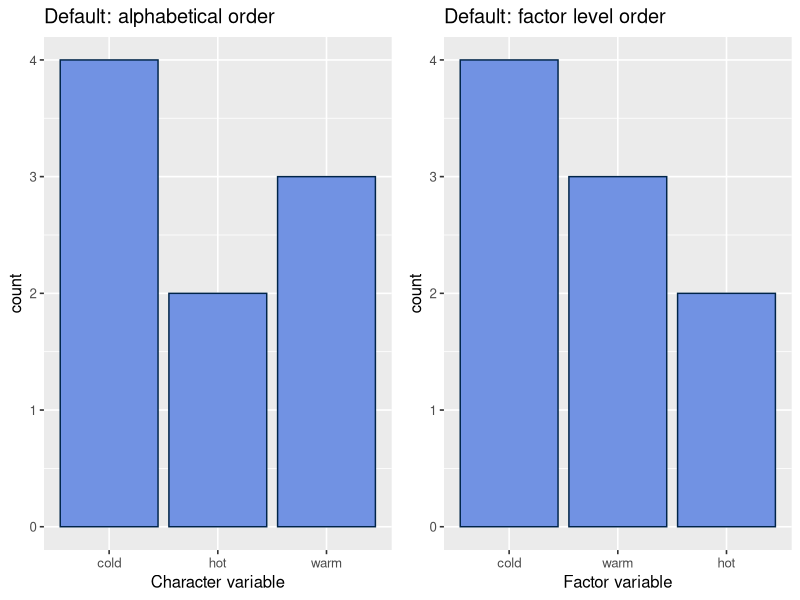
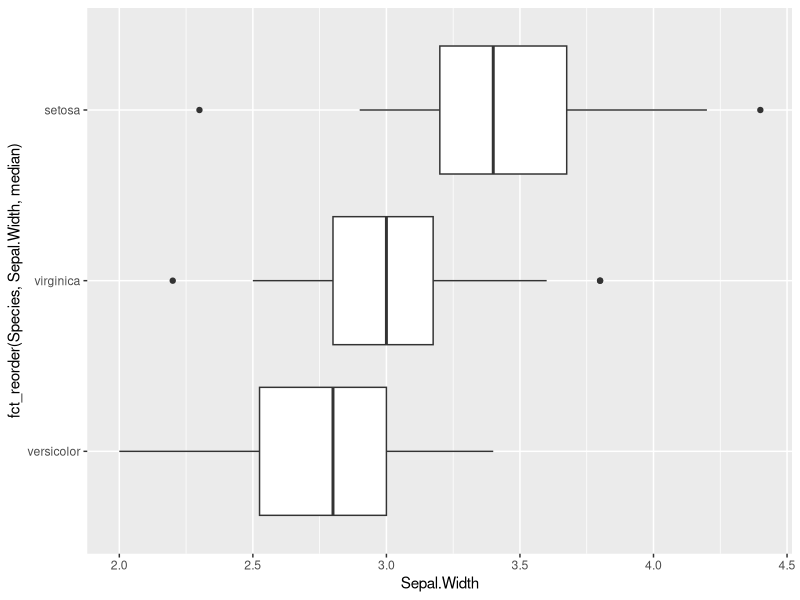
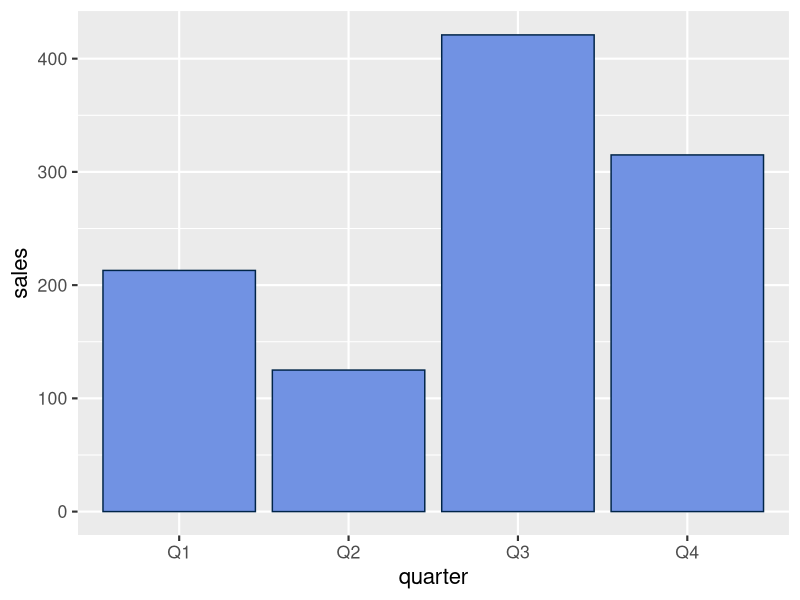
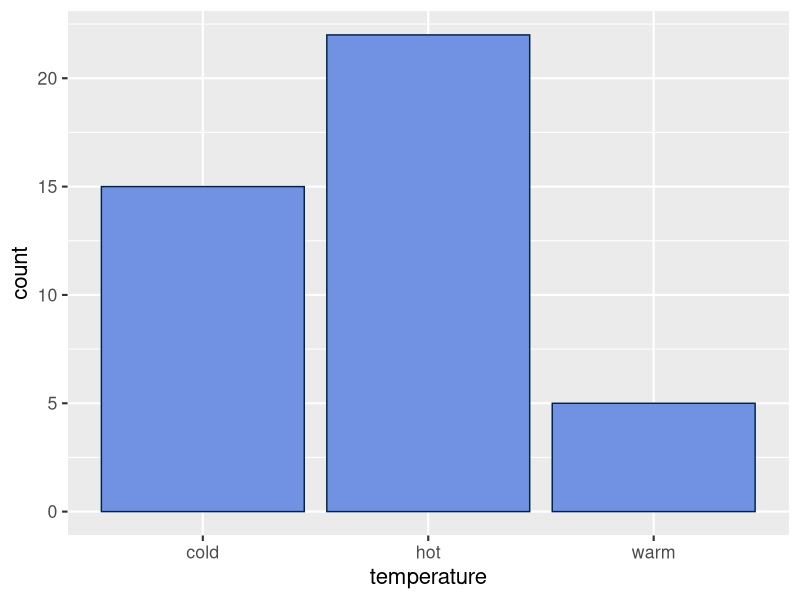
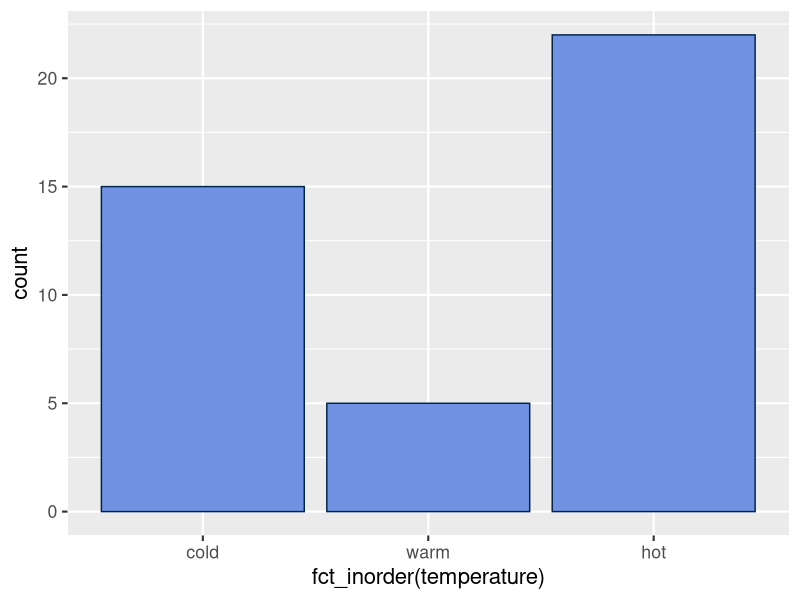
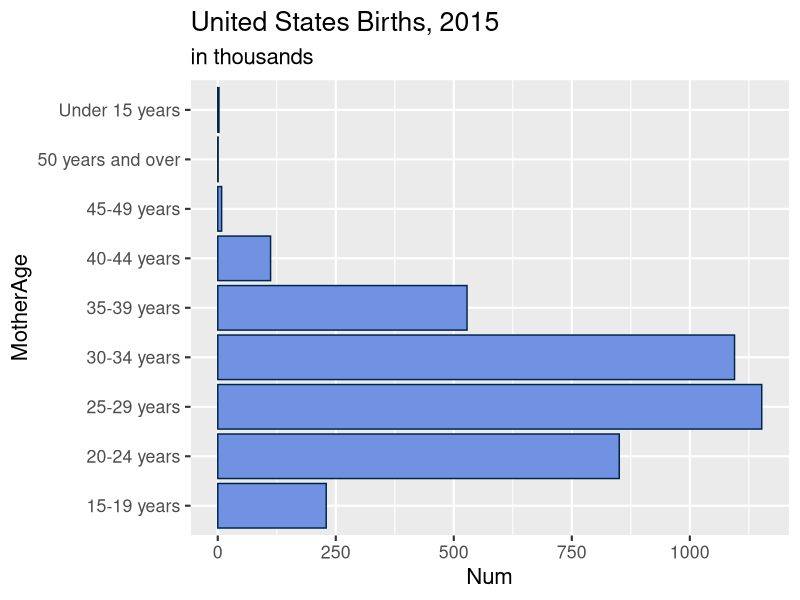
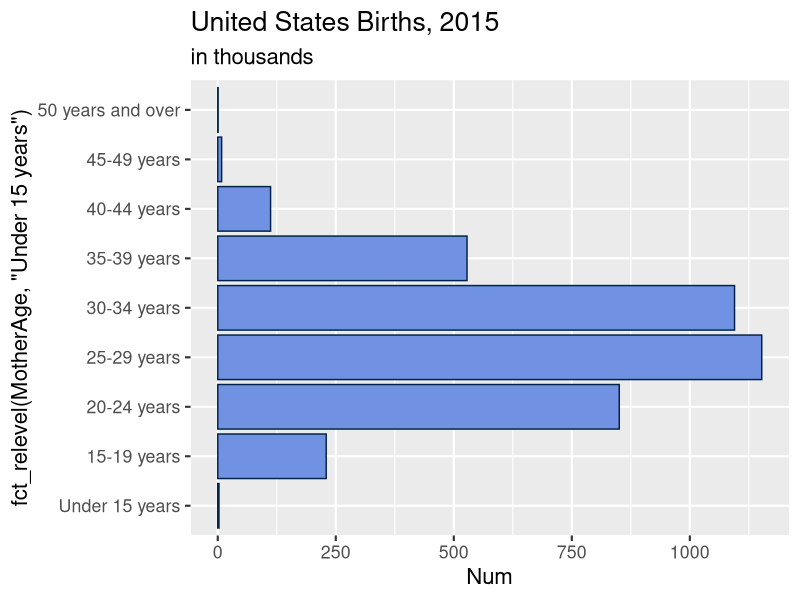
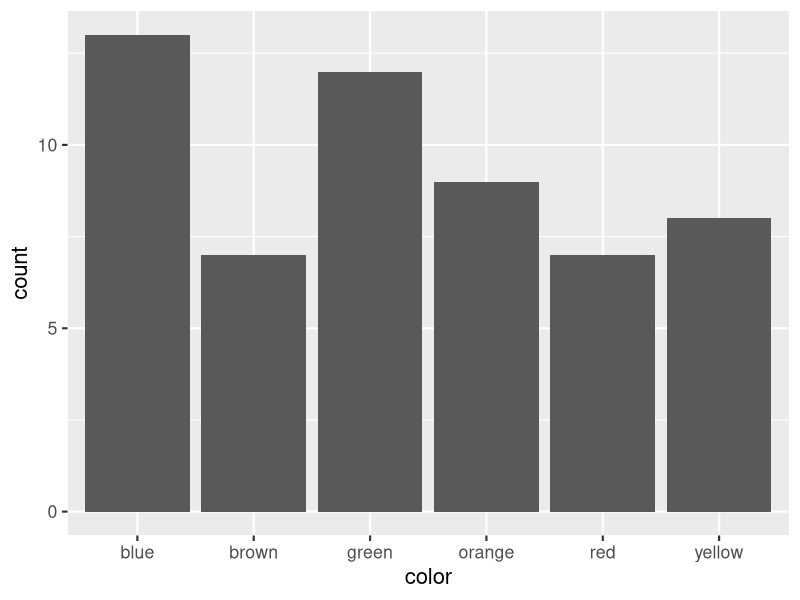

Source code (R) for these figures, in order:
## ---- chunk 1
library(knitr)
options(digits = 3, scipen = 999)
opts_chunk$set(fig.align='center',
               message = FALSE, warning = FALSE, echo = TRUE)
## ---- chunk 2
library(tidyverse)
df <- tibble(chardata = c("cold", "warm", "hot", "hot", "warm", "warm", "cold",
                          "cold", "cold"), 
    factordata = factor(c("cold", "warm", "hot", "hot", "warm", "warm", "cold",
                          "cold", "cold"), levels = c("cold", "warm", "hot")))
## ---- chunk 3
mycolor <- "#002448"; myfill = "#7192E3"
library(gridExtra)
g1 <- ggplot(df, aes(chardata)) +
  geom_bar(color = mycolor, fill = myfill) + 
  ggtitle("Default: alphabetical order") +
  xlab("Character variable") +
  theme_grey(12)

g2 <- ggplot(df, aes(factordata)) +
  geom_bar(color = mycolor, fill = myfill) + 
  ggtitle("Default: factor level order") +
  xlab("Factor variable") +
  theme_grey(12)
grid.arrange(g1, g2, nrow = 1)
## ---- chunk 4
df <- data.frame(name = factor(c("STAT-UN-1201", "STAT-GR-5702", "STAT-GR-5293")),
                 enrollment = c(86, 172, 12))
df2 <- df
levels(df2$name) = c("Intro", "EDAV", "IMLV")
df2
## ---- chunk 5
df$name <- fct_recode(df$name, Intro = "STAT-UN-1201", EDAV = "STAT-GR-5702",
                      IMLV = "STAT-GR-5293")
df
## ---- chunk 6
x <- factor(c("Jack", "Queen", "King", "Ace"))
levels(x)
fct_inorder(x)
## ---- chunk 7
x <- c("A", "B", "C", "move1", "D", "E", "move2", "F")

fct_relevel(x, "move1", "move2")
## ---- chunk 8
x <- c("A", "B", "C", "move1", "D", "E", "move2", "F")

fct_relevel(x, "move1", "move2", after = 4) # move after the fourth item
## ---- chunk 9
x <- c("A", "B", "C", "move1", "D", "E", "move2", "F")

fct_relevel(x, "move1", "move2", after = Inf)
## ---- chunk 10
levels(iris$Species)
  ggplot(iris, aes(x = Sepal.Width, y = fct_reorder(Species, Sepal.Width, median))) +
  geom_boxplot()
## ---- chunk 11
x <- factor(c("Jack", "Queen", "King", "Ace", "Queen", "King", "King"))
levels(x)
fct_infreq(x)
## ---- chunk 12
df <- data.frame(quarter = factor(c("Q1", "Q2", "Q3", "Q4")),
                 sales = c(213, 125, 421, 315))
df
levels(df$quarter)
## ---- chunk 13
mycolor <- "#002448"; myfill = "#7192E3"
ggplot(df, aes(x = quarter, y = sales)) + 
  geom_col(color = mycolor, fill= myfill) +
  theme_grey(16)
## ---- chunk 14
df <- data.frame(temperature = factor(c("cold", "warm", "hot")),
                 count = c(15, 5, 22))

ggplot(df, aes(x = temperature, y = count)) +
  geom_col(color = mycolor, fill = myfill) +
  theme_grey(16)
## ---- chunk 15
# SOLUTION
df <- data.frame(temperature = factor(c("cold", "warm", "hot")),
                 count = c(15, 5, 22))

# row order is correct (think: factor in ROW order)
ggplot(df, aes(x = fct_inorder(temperature), y = count)) +
  geom_col(color = mycolor, fill = myfill) +
  theme_grey(16)
## ---- chunk 16
Births2015 <- tibble(MotherAge = c("15-19 years", "20-24 years", "25-29 years", "30-34 years", "35-39 years", 
                                   "40-44 years", "45-49 years", "50 years and over", "Under 15 years"),
                     Num = c(229.715, 850.509, 1152.311, 1094.693, 527.996, 111.848, 8.171, .754, 2.5))

ggplot(Births2015, aes(MotherAge, Num)) + 
  geom_col(color = mycolor, fill = myfill) + 
  ggtitle("United States Births, 2015", subtitle = "in thousands") +
  scale_y_continuous(breaks = seq(0, 1250, 250)) +
  coord_flip() +
  theme_grey(16)
## ---- chunk 17
# SOLUTION
ggplot(Births2015, aes(x = Num, y = fct_relevel(MotherAge, "Under 15 years"))) + 
  ggtitle("United States Births, 2015", subtitle = "in thousands") +
  scale_x_continuous(breaks = seq(0, 1250, 250)) +
  geom_col(color = mycolor, fill = myfill) + 
  theme_grey(16)
## ---- chunk 18
pack1 <- data.frame(color = c("blue", "brown", "green", "orange", "red", "yellow"),
  count = c(13, 7, 12, 9, 7, 8))

ggplot(pack1, aes(x = color, y = count)) + 
  geom_col() +
  theme_grey(16)
## ---- chunk 19
# SOLUTION
ggplot(pack1, aes(x = fct_reorder(color, count, .desc = TRUE), y = count)) + 
  geom_col() +
  theme_grey(16)
## ---- chunk 20
ggplot(pack1, aes(x = count, y = color)) + 
  geom_col() + 
  theme_grey(16)
## ---- chunk 21
# SOLUTION
ggplot(pack1, aes(x = count, y = fct_reorder(color, count))) + 
  geom_col() + 
  theme_grey(16)
## ---- chunk 22
# data available here: https://github.com/jtr13/data
student <- read.csv("student_data.csv") # or use readr::read_csv()
glimpse(student)
levels(student$Level)
levels(factor(student$Level))
## ---- chunk 23
ggplot(student, aes(Level)) + 
  geom_bar()  +
  ggtitle("Number of Students by Level") +
  theme_grey(16) +
  theme(panel.grid.major.x = element_blank())
## ---- chunk 24
df <- tibble(temperature = factor(c("cold", "warm", "hot", "hot", "warm",
                                    "warm", "cold", "cold", "cold")))
ggplot(df, aes(x = temperature)) +
  geom_bar() +
  theme_grey(16)
## ---- chunk 25
# SOLUTION
df <- tibble(temperature = factor(c("cold", "warm", "hot", "hot", "warm",
                                    "warm", "cold", "cold", "cold")))
df |> 
  mutate(temperature = fct_relevel(temperature, "warm", after = 1)) %>% 
  ggplot(aes(temperature)) +
  geom_bar() +
  theme_grey(16)
## ---- chunk 26
colors <- c("blue", "orange", "green", "yellow", "red", "brown")
# source of probabilities: https://blogs.sas.com/content/iml/2017/02/20/proportion-of-colors-mandms.html
probs2008 <- c(.24, .2, .16, .14, .13, .13)
df <- data.frame(mmcolor = sample(colors, 100, prob = probs2008, replace = TRUE))
## ---- chunk 27
dim(df)
head(df, 10)
## ---- chunk 28
ggplot(df, aes(mmcolor)) + 
  geom_bar() +
  theme_grey(16)
## ---- chunk 29
# SOLUTION
ggplot(df, aes(fct_infreq(mmcolor))) + 
  geom_bar() +
  theme_grey(16)
## ---- chunk 30
ggplot(df, aes(y = mmcolor)) + 
  geom_bar() +
  theme_grey(16)
## ---- chunk 31
# SOLUTION
ggplot(df, aes(y = fct_rev(fct_infreq(mmcolor)))) + 
  geom_bar() +
  theme_grey(16)
